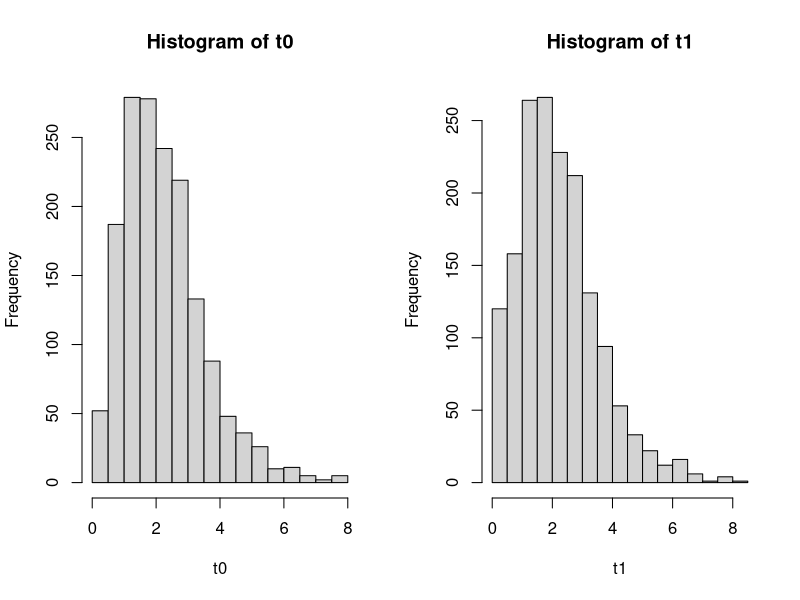
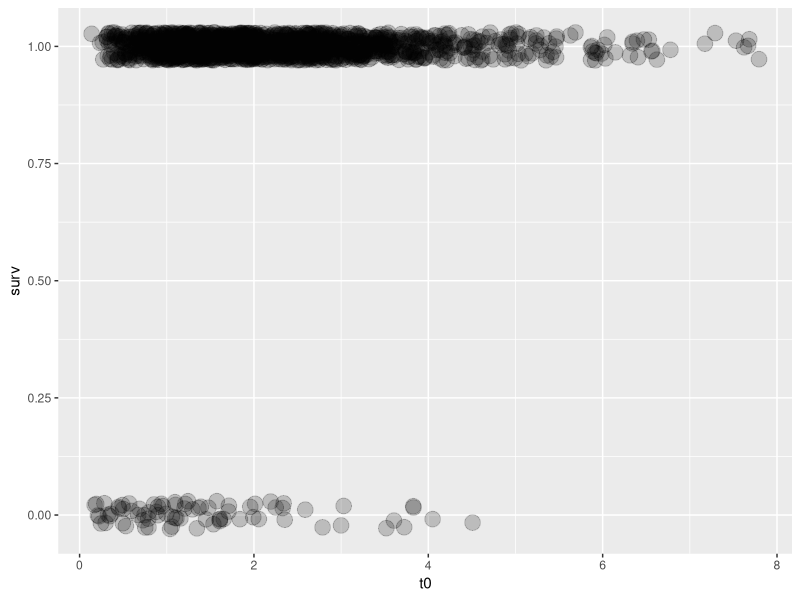

Source code (R) for these figures, in order:
## C Steenbock
## 30 January 2014
## From data to a demographic model

library(ggplot2)

dat <- read.csv("lichen_demo.csv")
t0 <- dat$sqrtszt
t1 <- dat$sqrtszt1

par(mfrow = c(1,2)) # histogram of indv size at both times
hist(t0)    # first census
hist(t1)    # second census

surv <- rep(NA,length(t1)) # Initialize vector to hold 0/1's, survivorship
# Use for loop to assign zeros and ones to surv vector based on 2nd census
for(i in 1:length(t1)){
    if (t1[i] != 0){
        surv[i] <- 1
    } else {
        surv[i] <- 0
        }
}

size.surv <- as.data.frame(cbind(t0, surv)) # append size vector and surv vector
# plot surviorship v. size
surv.plot <- ggplot(size.surv, aes(t0, surv)) + 
    geom_point(position=position_jitter(w=0.03, h=0.03), alpha=0.2, size=5)
surv.plot
# logistic regression model of surv as fx of size
mod1 <- glm(surv~t0, family=binomial, data=size.surv)

